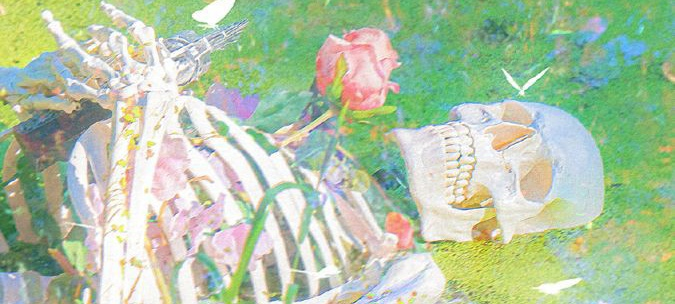
#> input picture assets/gambar_test.jpg, 675 x 304 px, given in place of the camera
$ python circleDetect.py
#> lines starting #> are read from the running program, lines starting #| are printed output that depends on the picture; after the words box and inside, x2 and y2 are one past the last pixel; in counts of white or black regions, pixels touching at a corner belong together
import cv2
import numpy as np

# cam = cv2.VideoCapture('assets/orangBall.mp4')
cam = cv2.VideoCapture(0)


while True :
    ret, frame = cam.read()
#> frame is the input picture: shape (304, 675, 3); mean B, G, R 165.2, 196.4, 176.4
    if not ret :
        break

    gray = cv2.cvtColor(frame, cv2.COLOR_BGR2GRAY)
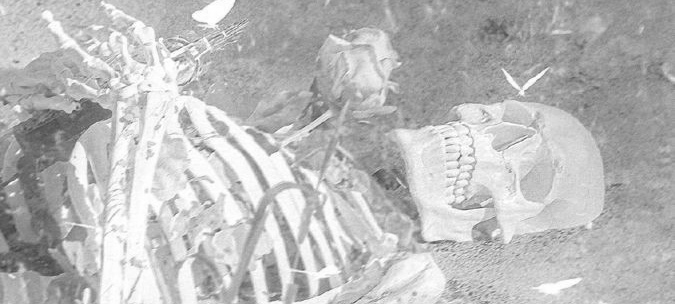
#> gray: shape (304, 675); min 61, max 255, mean 186.8
    blur = cv2.GaussianBlur(gray, (15, 15), 0)
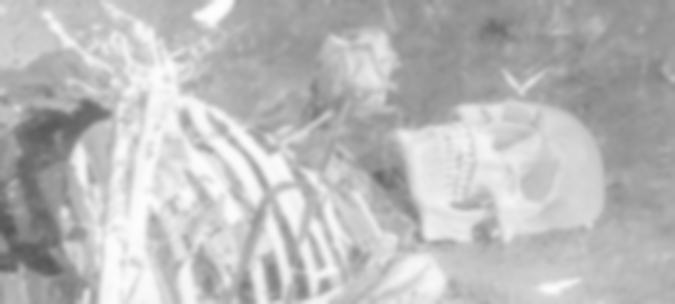
#> blur: shape (304, 675); min 86, max 254, mean 186.8
    circle = cv2.HoughCircles(blur, cv2.HOUGH_GRADIENT, 1.2, 1000, param1=100, param2=40, minRadius=50, maxRadius=300)
#> circle = [[156.6, 223.8, 94.76]]

    if circle is not None :
        circle = np.uint16(np.around(circle))
#> circle = [[157, 224, 95]]
        for i in circle[0, :] :
            cv2.circle(frame, (i[0], i[1]), 1, (0,255,0), 2) # center detect
            cv2.circle(frame, (i[0], i[1]), i[2], (255,0,255), 2) # outer detect
            cv2.putText(frame, "Lingkaran", (50, 50), cv2.FONT_HERSHEY_SIMPLEX, 1.5, (255,0,255), 3)
#> this loop made 1 pass
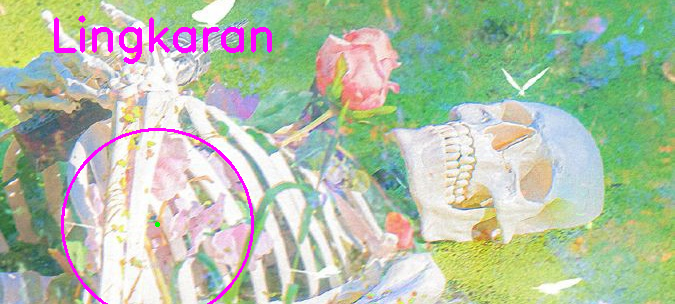
#> frame: shape (304, 675, 3); 2% of pixels changed, all inside (x1, y1, x2, y2) = (54, 15, 272, 304)

    cv2.imshow('frame', frame)
    if cv2.waitKey(1) == ord('q') :
#> (key q is pressed here)
        break

cam.release()
cv2.destroyAllWindows()

$ run again, on assets/mawar.jpg
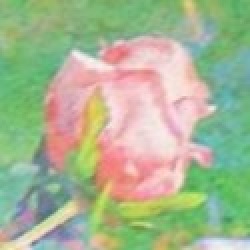
#> input picture assets/mawar.jpg, 125 x 125 px, given in place of the camera (shown 2 times larger)
#> frame is the input picture: shape (125, 125, 3); mean B, G, R 146.3, 181.1, 166.7
#> `gray = cv2.cvtColor(frame, cv2.COLOR_BGR2GRAY)`:
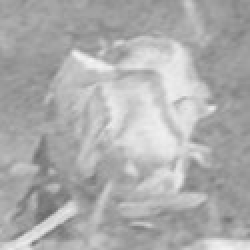
#> gray: shape (125, 125) (shown 2 times larger); min 104, max 245, mean 172.8
#> `blur = cv2.GaussianBlur(gray, (15, 15), 0)`:
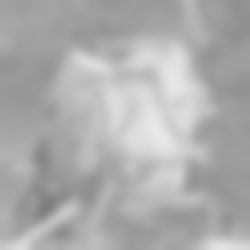
#> blur: shape (125, 125) (shown 2 times larger); min 126, max 233, mean 172.8
#> circle = None
